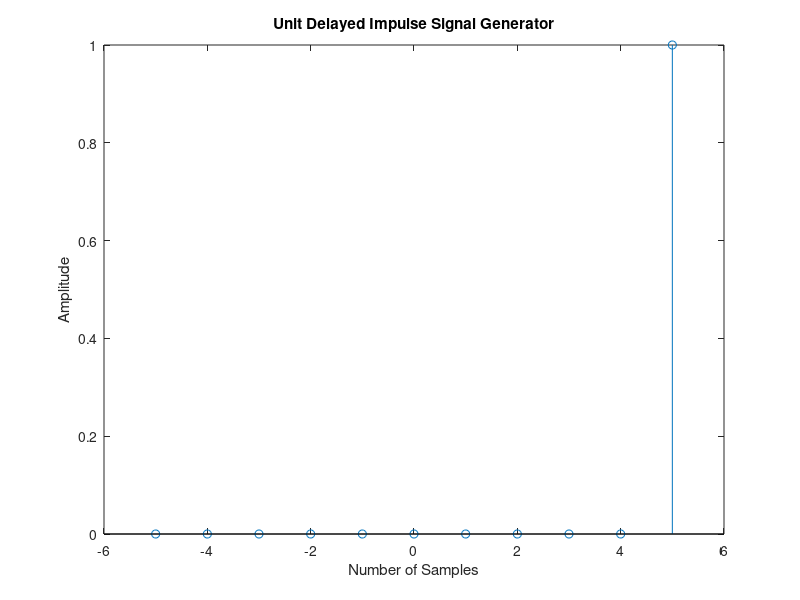

Reproduce this figure in MATLAB.
clear all;                                                       %Clear all the Memory
clc;                                                             %Clear all the Workspace Code
disp('Unit Delayed Impulse Signal Generator');                   %Display the Text
NoS =input('Input Number of Samples');                           %Takes Input from the User and stores in a variable,to be plot on X-Axis
Delay =input('Input Value for the signal to be delayed');        %Takes Input from the User and stores in a variable,For Delay Value
onX = -NoS : 1 : NoS;                                            %Create an Array of Samples Occurs on X-Axis
onY = [zeros(1,NoS+Delay),1,ones(1,NoS-Delay)];                  %Create an Array of Zeros and Value at Impulse on Y-Axis
stem(onX,onY);                                                   %Plot the Data Points
xlabel('Number of Samples');                                     %Display the X-Label
ylabel('Amplitude');                                             %Display the Y-Label
title('Unit Delayed Impulse Signal Generator');                  %Display the Title